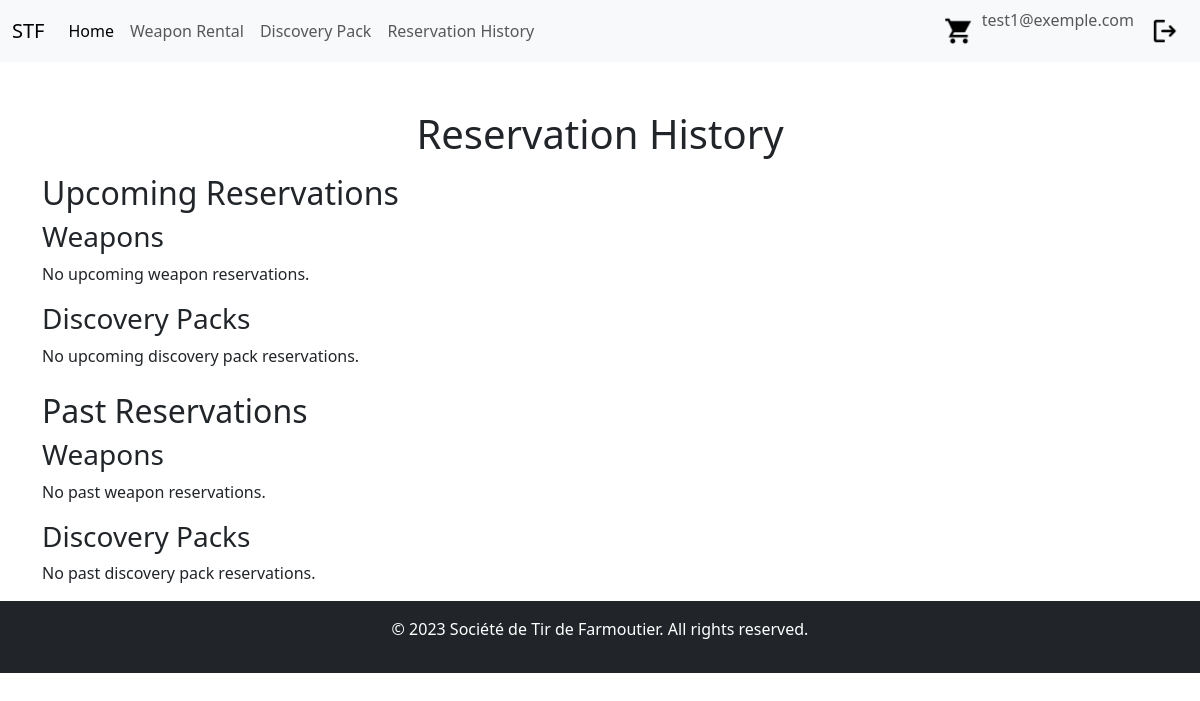
Page /index.php?controller=ReservationController&task=viewHistory (signed in) on the earlier database version.
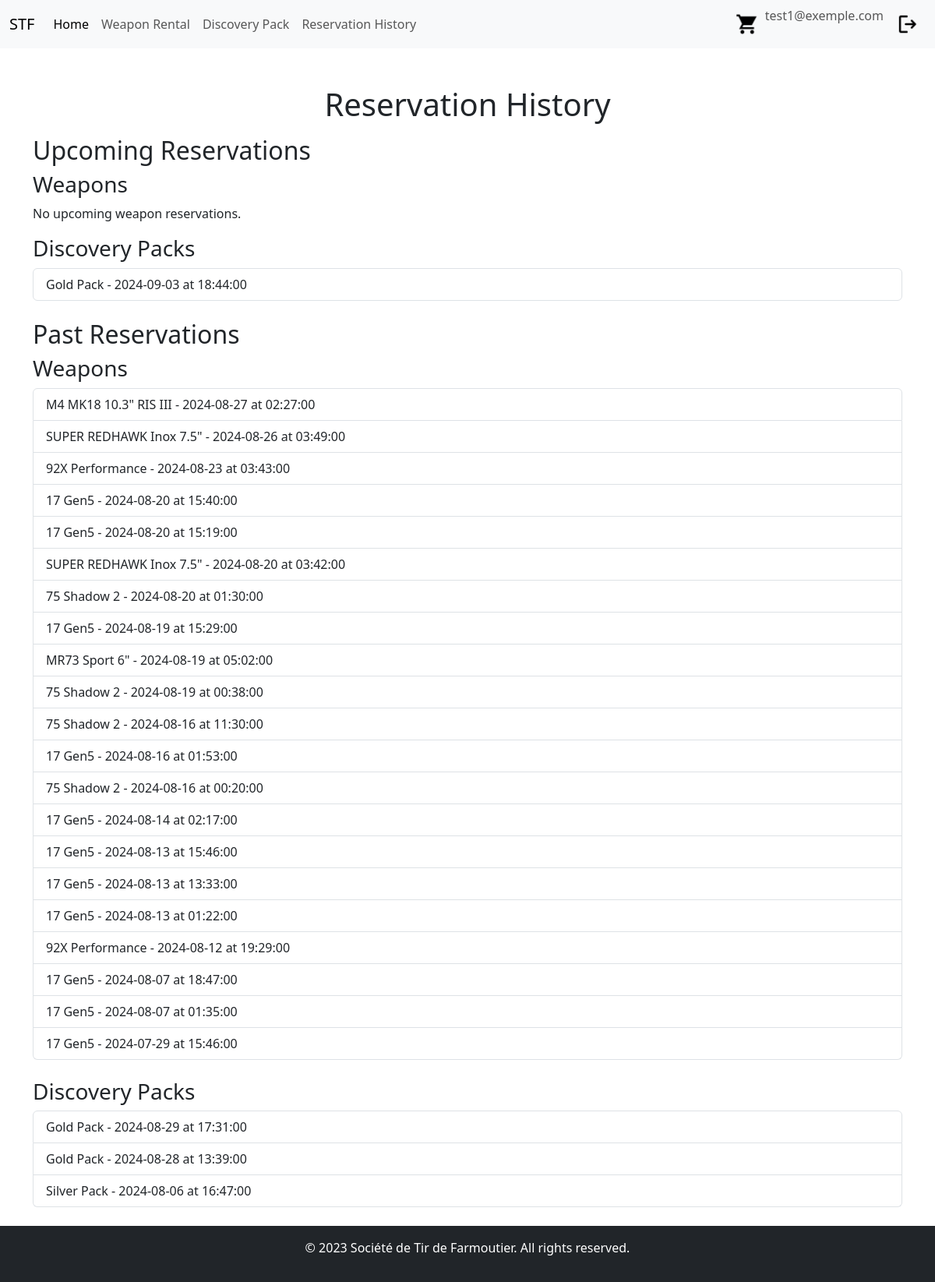
Same page on the later database version.
### tables this page shows
CREATE TABLE `discovery_pack_reservation` (
  `ID` int NOT NULL AUTO_INCREMENT,
  `user_id` int DEFAULT NULL,
  `discovery_pack_id` int DEFAULT NULL,
  `date` date DEFAULT NULL,
  `hour` time DEFAULT NULL,
  PRIMARY KEY (`ID`),
  KEY `user_id` (`user_id`),
  KEY `discovery_pack_id` (`discovery_pack_id`),
  CONSTRAINT `discovery_pack_reservation_ibfk_1` FOREIGN KEY (`user_id`) REFERENCES `users` (`ID`),
  CONSTRAINT `discovery_pack_reservation_ibfk_2` FOREIGN KEY (`discovery_pack_id`) REFERENCES `discovery_pack` (`ID`)
);

CREATE TABLE `discovery_pack` (
  `ID` int NOT NULL AUTO_INCREMENT,
  `name` varchar(255) DEFAULT NULL,
  `price` decimal(10,2) DEFAULT NULL,
  `description` text,
  `duration` int DEFAULT NULL,
  `image` text,
  PRIMARY KEY (`ID`)
);

CREATE TABLE `weapon_reservation` (
  `ID` int NOT NULL AUTO_INCREMENT,
  `user_id` int DEFAULT NULL,
  `weapon_id` int DEFAULT NULL,
  `date` date DEFAULT NULL,
  `hour` time DEFAULT NULL,
  `ammo_boxes` int DEFAULT '0',
  `total_price` decimal(10,2) NOT NULL,
  PRIMARY KEY (`ID`),
  KEY `user_id` (`user_id`),
  KEY `weapon_id` (`weapon_id`),
  CONSTRAINT `weapon_reservation_ibfk_1` FOREIGN KEY (`user_id`) REFERENCES `users` (`ID`),
  CONSTRAINT `weapon_reservation_ibfk_2` FOREIGN KEY (`weapon_id`) REFERENCES `weapon` (`ID`)
);

CREATE TABLE `weapon` (
  `ID` int NOT NULL AUTO_INCREMENT,
  `name` varchar(255) DEFAULT NULL,
  `brand` varchar(255) DEFAULT NULL,
  `caliber` varchar(255) DEFAULT NULL,
  `description` text,
  `image` text,
  PRIMARY KEY (`ID`)
);

### Apps/libs/Renderer.php (called while the page is built, shortened)
<?php
class Renderer
{
    public static function render(string $path, array $variables = [])
    {
        extract($variables);
        require_once 'Apps/Views/' . $path . '.php';
        $pageContent = ob_get_clean();
        require_once 'Apps/Views/layout.php';
    }
}

### Apps/Controllers/ReservationController.php (called while the page is built, shortened)
<?php
class ReservationController extends Controller
{
    protected $discoveryPackModel;
    protected $weaponModel;
    public function __construct()
    {
        $this->discoveryPackModel = new \Apps\Models\DiscoveryPackReservation();
        $this->weaponModel = new \Apps\Models\WeaponReservation();
    }
    public function viewHistory()
    {
        $userId = $_SESSION['user_id'];
        $currentDate = date('Y-m-d H:i:s');
        $upcomingWeaponReservations = $this->weaponModel->findReservationsByUserAndDate($userId, $currentDate, 'future');
        $pastWeaponReservations = $this->weaponModel->findReservationsByUserAndDate($userId, $currentDate, 'past');
        $upcomingDiscoveryPackReservations = $this->discoveryPackModel->findReservationsByUserAndDate($userId, $currentDate, 'future');
        $pastDiscoveryPackReservations = $this->discoveryPackModel->findReservationsByUserAndDate($userId, $currentDate, 'past');
        \Apps\Libs\Renderer::render('reservation/history', [
            'pageTitle' => 'Reservation History',
            'upcomingWeaponReservations' => $upcomingWeaponReservations,
            'pastWeaponReservations' => $pastWeaponReservations,
            'upcomingDiscoveryPackReservations' => $upcomingDiscoveryPackReservations,
            'pastDiscoveryPackReservations' => $pastDiscoveryPackReservations,
        ]);
    }
}

### Apps/libs/Application.php (called while the page is built, shortened)
<?php
class Application
{
    public static function run()
    {
        $task = "index";
        if (isset($_GET['task'])) {
            $task = $_GET['task'];
        }
        $controller = new $controllerName();
        $controller->$task();
    }
}

### index.php (called while the page is built, shortened)
<?php
require_once('Apps/libs/autoload.php');
Apps\libs\Application::run();

### Apps/libs/autoload.php (called while the page is built, shortened)
<?php
spl_autoload_register(function ($className) {
    $className = str_replace("\\", DIRECTORY_SEPARATOR, $className);
    $base_dir = __DIR__ . '/../../';
    $file = $base_dir . $className . '.php';
});

### Apps/libs/Database.php (called while the page is built, shortened)
<?php
class Database
{
    private static $instance = null;
    public static function getPdo(): \PDO
    {
        if (self::$instance === null) {
            try {
                self::$instance = new \PDO(DB_DSN, DB_USER, DB_PASS, [
                    \PDO::ATTR_ERRMODE => \PDO::ERRMODE_EXCEPTION,
                    \PDO::ATTR_DEFAULT_FETCH_MODE => \PDO::FETCH_ASSOC,
                ]);
            } catch (\PDOException $e) {
                die('Erreur de connexion : ' . $e->getMessage());
            }
        }
        return self::$instance;
    }
}

### Apps/Models/DiscoveryPackReservation.php (called while the page is built, shortened)
<?php
class DiscoveryPackReservation extends Model
{
    protected $table = 'discovery_pack_reservation';
    public function findReservationsByUserAndDate($userId, $currentDate, $type)
    {
        $operator = $type === 'future' ? '>' : '<';
        $sql = "
            SELECT dpr.*, dp.name AS discovery_pack_name
            FROM {$this->table} dpr
            JOIN discovery_pack dp ON dpr.discovery_pack_id = dp.ID
            WHERE dpr.user_id = :user_id AND CONCAT(dpr.date, ' ', dpr.hour) $operator :current_date
            ORDER BY dpr.date DESC, dpr.hour DESC
        ";
        $query = $this->pdo->prepare($sql);
        $query->execute([
            'user_id' => $userId,
            'current_date' => $currentDate,
        ]);
        return $query->fetchAll();
    }
}

### Apps/Models/Model.php (called while the page is built, shortened)
<?php
abstract class Model
{
    public function __construct()
    {
        $this->pdo = \Apps\Libs\Database::getPdo();
    }
}

### Apps/Models/WeaponReservation.php (called while the page is built, shortened)
<?php
class WeaponReservation extends Model
{
    protected $table = 'weapon_reservation';
    public function findReservationsByUserAndDate($userId, $currentDate, $type)
    {
        $operator = $type === 'future' ? '>' : '<';
        $sql = "
            SELECT wr.*, w.name AS weapon_name
            FROM {$this->table} wr
            JOIN weapon w ON wr.weapon_id = w.ID
            WHERE wr.user_id = :user_id AND CONCAT(wr.date, ' ', wr.hour) $operator :current_date
            ORDER BY wr.date DESC, wr.hour DESC
        ";
        $query = $this->pdo->prepare($sql);
        $query->execute([
            'user_id' => $userId,
            'current_date' => $currentDate,
        ]);
        return $query->fetchAll();
    }
}

### Apps/Views/reservation/history.php (the view, shortened to what this page needs)
<div class="container mt-5">
    <h1 class="text-center mb-3">Reservation History</h1>
    <h2>Upcoming Reservations</h2>
    <h3>Weapons</h3>
    <?php if (empty($upcomingWeaponReservations)): ?>
        <p>No upcoming weapon reservations.</p>
    <?php endif; ?>
    <h3>Discovery Packs</h3>
    <?php if (empty($upcomingDiscoveryPackReservations)): ?>
        <p>No upcoming discovery pack reservations.</p>
    <?php else: ?>
        <ul class="list-group mb-4">
            <?php foreach ($upcomingDiscoveryPackReservations as $reservation): ?>
                <li class="list-group-item">
                    <?= htmlspecialchars($reservation['discovery_pack_name']) ?> - <?= htmlspecialchars($reservation['date']) ?> at <?= htmlspecialchars($reservation['hour']) ?>
                </li>
            <?php endforeach; ?>
        </ul>
    <?php endif; ?>
    <h2 class="mt-4">Past Reservations</h2>
    <h3>Weapons</h3>
    <?php if (empty($pastWeaponReservations)): ?>
        <p>No past weapon reservations.</p>
    <?php else: ?>
        <ul class="list-group mb-4">
            <?php foreach ($pastWeaponReservations as $reservation): ?>
                <li class="list-group-item">
                    <?= htmlspecialchars($reservation['weapon_name']) ?> - <?= htmlspecialchars($reservation['date']) ?> at <?= htmlspecialchars($reservation['hour']) ?>
                </li>
            <?php endforeach; ?>
        </ul>
    <?php endif; ?>
    <h3>Discovery Packs</h3>
    <?php if (empty($pastDiscoveryPackReservations)): ?>
        <p>No past discovery pack reservations.</p>
    <?php else: ?>
        <ul class="list-group mb-4">
            <?php foreach ($pastDiscoveryPackReservations as $reservation): ?>
                <li class="list-group-item">
                    <?= htmlspecialchars($reservation['discovery_pack_name']) ?> - <?= htmlspecialchars($reservation['date']) ?> at <?= htmlspecialchars($reservation['hour']) ?>
                </li>
            <?php endforeach; ?>
        </ul>
    <?php endif; ?>
</div>

### Apps/Views/layout.php (shortened to what this page needs)
<!DOCTYPE html>
<html lang="en">
<head>
    <link href="https://cdn.jsdelivr.net/npm/bootstrap@5.3.3/dist/css/bootstrap.min.css" rel="stylesheet">
    <link rel="stylesheet" href="/assets/css/style.css">
</head>
<body>
    <nav class="navbar navbar-expand-lg bg-body-tertiary">
        <div class="container-fluid">
            <a class="navbar-brand" href="/index.php?controller=HomeController">STF</a>
            <div class="collapse navbar-collapse" id="navbarNavDropdown">
                <ul class="navbar-nav">
                    <li class="nav-item">
                        <a class="nav-link active" aria-current="page" href="/index.php?controller=HomeController">Home</a>
                    </li>
                    <li class="nav-item">
                        <a class="nav-link" href="/index.php?controller=WeaponRentalController&task=index">Weapon Rental</a>
                    </li>
                    <li class="nav-item">
                        <a class="nav-link" href="/index.php?controller=DiscoveryPackController&task=index">Discovery Pack</a>
                    </li>
                    <li class="nav-item">
                        <a class="nav-link" href="/index.php?controller=ReservationController&task=viewHistory">Reservation History</a>
                    </li>
                </ul>
                <ul class="navbar-nav ms-auto">
                    <?php if (isset($_SESSION['user_id'])): ?>
                        <li class="nav-item">
                            <a class="nav-link" href="/index.php?controller=ReservationController&task=viewCart">
                                <img src="/assets/logo/cart.webp" alt="Cart" width="30" height="30">
                            </a>
                        </li>
                        <li class="nav-item">
                            <span class="navbar-text me-2">
                                <?= htmlspecialchars($_SESSION['email']) ?>
                            </span>
                        </li>
                        <li class="nav-item">
                            <a class="nav-link" href="/index.php?controller=AuthentificationController&task=logout">
                                <img src="/assets/logo/logout.webp" alt="Logout" width="30" height="30">
                            </a>
                        </li>
                    <?php endif; ?>
                </ul>
            </div>
        </div>
    </nav>
    <?= $pageContent ?>
    <footer class="bg-dark text-white text-center py-3">
        <div class="container">
            <p>&copy; 2023 Société de Tir de Farmoutier. All rights reserved.</p>
        </div>
    </footer>
</body>
</html>

### assets/css/style.css (style rules this page uses)
footer { background-color: #212529; color: white; }

Differences in the rows shown:
added discovery_pack_reservation: discovery_pack.name "Gold Pack", date "2024-09-03", hour "18:44:00", shown under "Discovery Packs"
added weapon_reservation: weapon.name "M4 MK18 10.3\" RIS III", date "2024-08-27", hour "02:27:00"
added weapon_reservation: weapon.name "SUPER REDHAWK Inox 7.5\"", date "2024-08-26", hour "03:49:00"
added weapon_reservation: weapon.name "92X Performance", date "2024-08-23", hour "03:43:00"
added weapon_reservation: weapon.name "17 Gen5", date "2024-08-20", hour "15:40:00"
added weapon_reservation: weapon.name "17 Gen5", date "2024-08-20", hour "15:19:00"
added weapon_reservation: weapon.name "SUPER REDHAWK Inox 7.5\"", date "2024-08-20", hour "03:42:00"
added weapon_reservation: weapon.name "75 Shadow 2", date "2024-08-20", hour "01:30:00"
added weapon_reservation: weapon.name "17 Gen5", date "2024-08-19", hour "15:29:00"
added weapon_reservation: weapon.name "MR73 Sport 6\"", date "2024-08-19", hour "05:02:00"
added weapon_reservation: weapon.name "75 Shadow 2", date "2024-08-19", hour "00:38:00"
added weapon_reservation: weapon.name "75 Shadow 2", date "2024-08-16", hour "11:30:00"
added weapon_reservation: weapon.name "17 Gen5", date "2024-08-16", hour "01:53:00"
added weapon_reservation: weapon.name "75 Shadow 2", date "2024-08-16", hour "00:20:00"
added weapon_reservation: weapon.name "17 Gen5", date "2024-08-14", hour "02:17:00"
added weapon_reservation: weapon.name "17 Gen5", date "2024-08-13", hour "15:46:00"
added weapon_reservation: weapon.name "17 Gen5", date "2024-08-13", hour "13:33:00"
added weapon_reservation: weapon.name "17 Gen5", date "2024-08-13", hour "01:22:00"
added weapon_reservation: weapon.name "92X Performance", date "2024-08-12", hour "19:29:00"
added weapon_reservation: weapon.name "17 Gen5", date "2024-08-07", hour "18:47:00"
added weapon_reservation: weapon.name "17 Gen5", date "2024-08-07", hour "01:35:00"
added weapon_reservation: weapon.name "17 Gen5", date "2024-07-29", hour "15:46:00"
added discovery_pack_reservation: discovery_pack.name "Gold Pack", date "2024-08-29", hour "17:31:00", shown under "Discovery Packs"
added discovery_pack_reservation: discovery_pack.name "Gold Pack", date "2024-08-28", hour "13:39:00", shown under "Discovery Packs"
added discovery_pack_reservation: discovery_pack.name "Silver Pack", date "2024-08-06", hour "16:47:00", shown under "Discovery Packs"
Other differences:
text no longer shown: "No upcoming discovery pack reservations. No past weapon reservations. No past discovery pack reservations."
